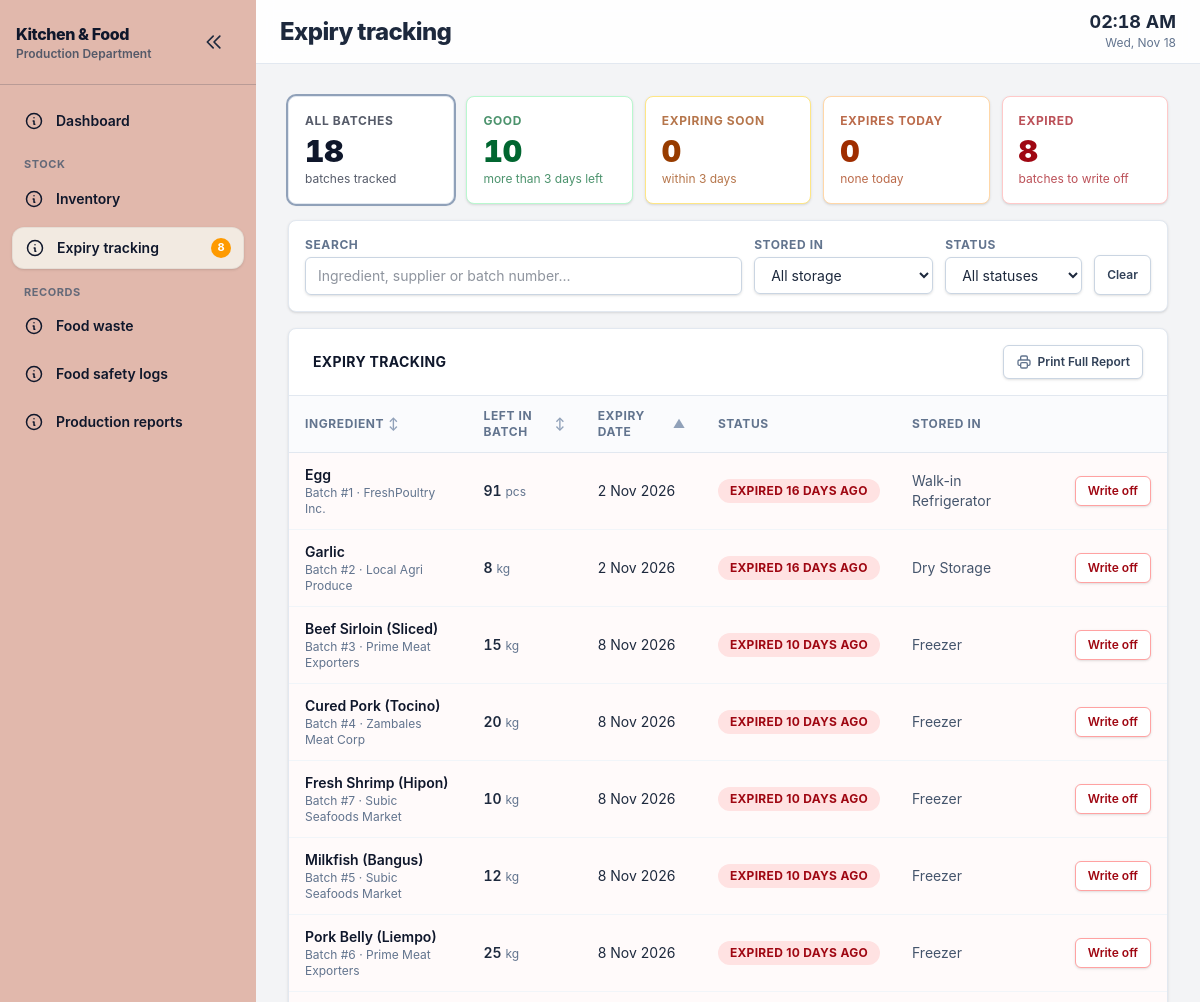
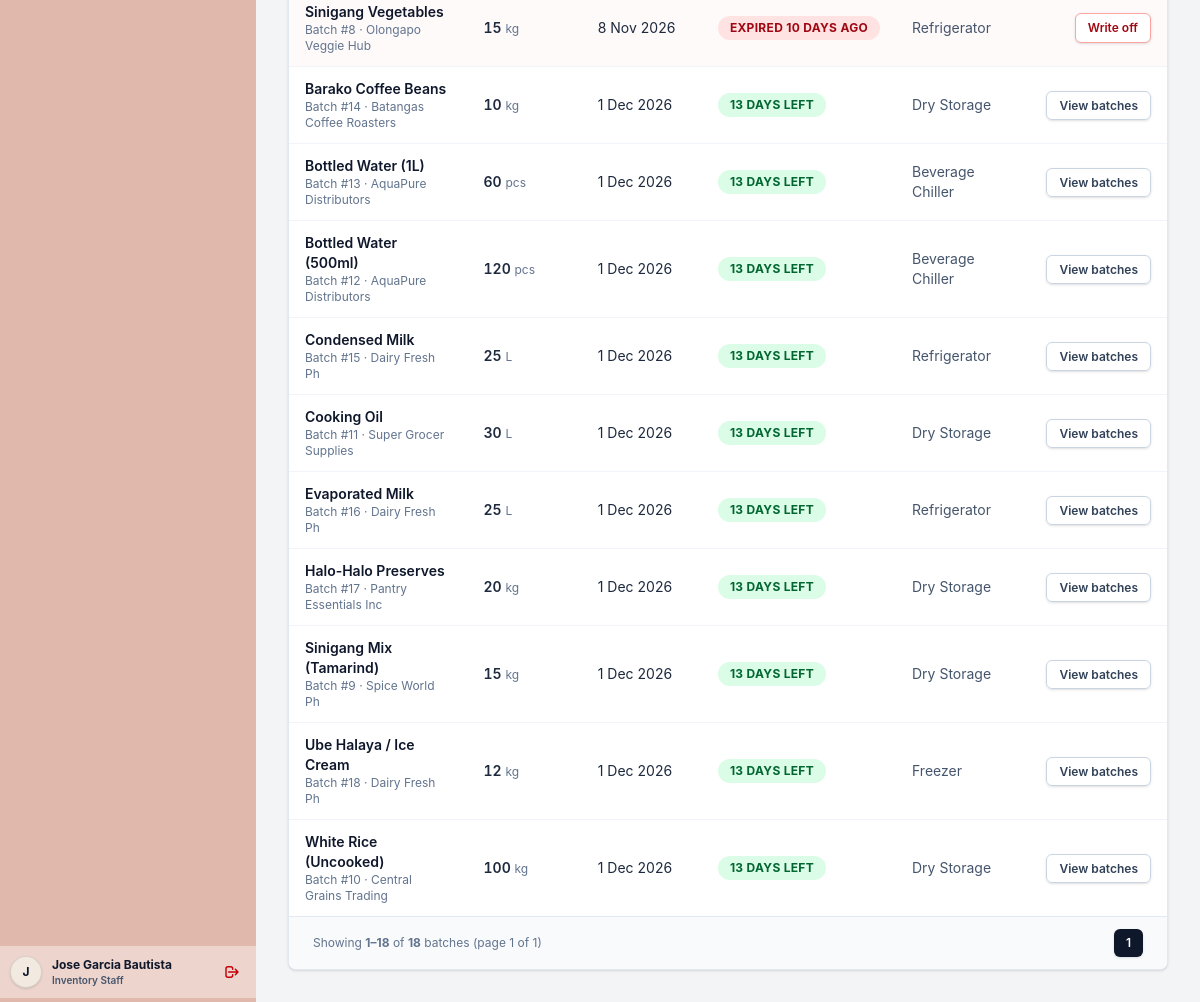
The app's page /index?page=expiry (signed in) with its own data (2 pictures, top to bottom).
### tables this page shows
CREATE TABLE IF NOT EXISTS users (
    id              INT UNSIGNED AUTO_INCREMENT PRIMARY KEY,
    email           VARCHAR(150)  NOT NULL UNIQUE,
    password        VARCHAR(255) NOT NULL,
    role            ENUM('A','C','I') NOT NULL,
    is_active       TINYINT(1) NOT NULL DEFAULT 1,
    first_name      VARCHAR(50)  NULL,
    middle_name     VARCHAR(50)  NULL,
    last_name       VARCHAR(50)  NULL,
    suffix          VARCHAR(10)  NULL,
    birthdate       DATE         NULL,
    address         VARCHAR(255) NULL,
    contact_number  VARCHAR(25)  NULL,
    created_at      TIMESTAMP    NOT NULL DEFAULT CURRENT_TIMESTAMP,
    updated_at      TIMESTAMP    NOT NULL DEFAULT CURRENT_TIMESTAMP ON UPDATE CURRENT_TIMESTAMP,
    last_login      TIMESTAMP    NULL DEFAULT NULL
);

CREATE TABLE IF NOT EXISTS stock_receipts (
    id                 INT UNSIGNED AUTO_INCREMENT PRIMARY KEY,
    ingredient_id      INT UNSIGNED NOT NULL,
    current_stock      DECIMAL(10,3) NOT NULL,
    quantity_remaining DECIMAL(10,3) NOT NULL,
    cost_per_unit      DECIMAL(10,2) NOT NULL DEFAULT 0.00,
    expiry_date        DATE NULL,
    invoice_number     VARCHAR(50) NULL,
    supplier           VARCHAR(100) NULL,
    notes              VARCHAR(255) NULL,
    received_by        INT UNSIGNED NOT NULL,
    received_at        TIMESTAMP NOT NULL DEFAULT CURRENT_TIMESTAMP,
    FOREIGN KEY (ingredient_id) REFERENCES ingredients(id),
    FOREIGN KEY (received_by)   REFERENCES users(id)
);

CREATE TABLE IF NOT EXISTS ingredients (
    id                          INT UNSIGNED AUTO_INCREMENT PRIMARY KEY,
    name                        VARCHAR(100) NOT NULL UNIQUE,
    sku                         VARCHAR(50)  NULL UNIQUE,
    category                    VARCHAR(50)  NOT NULL DEFAULT 'General',
    unit                        VARCHAR(20)  NOT NULL DEFAULT 'kg',
    reorder_level               DECIMAL(10,3) NOT NULL DEFAULT 0,
    current_stock               DECIMAL(10,3) NOT NULL DEFAULT 0,
    storage_location            VARCHAR(80) NOT NULL DEFAULT 'General',
    is_active                   TINYINT(1) NOT NULL DEFAULT 1,
    created_at                  TIMESTAMP NOT NULL DEFAULT CURRENT_TIMESTAMP,
    updated_at                  TIMESTAMP NOT NULL DEFAULT CURRENT_TIMESTAMP ON UPDATE CURRENT_TIMESTAMP,
    deleted_at                  TIMESTAMP NULL DEFAULT NULL
);

### sections/expiry.php (the view, shortened to what the rows shown need)
<?php
$sortBy      = trim($_GET['sort'] ?? 'expiry');
$sortDir     = strtolower(trim($_GET['dir'] ?? 'asc')) === 'desc' ? 'DESC' : 'ASC';
$pageNumber  = max(1, (int)($_GET['p'] ?? 1));
$limit       = 25;
$allowedSorts = [
    'name'   => 'i.name',
    'qty'    => 'r.quantity_remaining',
    'days'   => 'days_left',
    'expiry' => 'r.expiry_date'
];
$sqlSortCol = $allowedSorts[$sortBy] ?? 'r.expiry_date';
$whereSql = 'WHERE r.quantity_remaining > 0 AND r.expiry_date IS NOT NULL';
$params = [];
$countStmt = $pdo->prepare("SELECT COUNT(*) FROM stock_receipts r JOIN ingredients i ON i.id = r.ingredient_id $whereSql");
$countStmt->execute($params);
$totalFilteredRows = (int) $countStmt->fetchColumn();
$totalPages = max(1, (int) ceil($totalFilteredRows / $limit));
$pageNumber = min($pageNumber, $totalPages);
$offset     = ($pageNumber - 1) * $limit;
$dataSql = "SELECT r.id, r.ingredient_id, r.quantity_remaining, r.expiry_date, r.supplier, i.name, i.unit, i.storage_location,
                   DATEDIFF(r.expiry_date, CURDATE()) AS days_left
            FROM stock_receipts r
            JOIN ingredients i ON i.id = r.ingredient_id
            $whereSql
            ORDER BY $sqlSortCol $sortDir, i.name ASC
            LIMIT :limit OFFSET :offset";
$stmt = $pdo->prepare($dataSql);
$stmt->bindValue(':limit', $limit, PDO::PARAM_INT);
$stmt->bindValue(':offset', $offset, PDO::PARAM_INT);
$stmt->execute();
$rows = $stmt->fetchAll();
function sort_url(string $col): string {
    $params = $_GET;
    $currentSort = $_GET['sort'] ?? 'expiry';
    $currentDir  = strtolower($_GET['dir'] ?? 'asc');
    $nextDir = ($currentSort === $col && $currentDir === 'asc') ? 'desc' : 'asc';
    $params['sort'] = $col;
    $params['dir']  = $nextDir;
    unset($params['p']);
    return 'index?' . http_build_query($params);
}
$canReceive  = can('receiving');
?>
<div id="expResults" class="mt-4 rounded-lg border border-slate-200 bg-white shadow-sm overflow-hidden">
    <div class="flex items-center justify-between border-b border-slate-200 px-6 py-4">
        <div>
            <h2 class="font-bold text-slate-900 uppercase tracking-wide text-sm">Expiry Tracking</h2>
        </div>
    </div>
    <div class="overflow-x-auto">
        <table class="w-full text-left text-sm print:hidden">
            <thead class="border-b border-slate-200 bg-slate-50/70 text-xs font-bold uppercase tracking-wider text-slate-500">
                <tr>
                    <th class="px-4 py-3">
                        <a href="<?= sort_url('name') ?>" class="group inline-flex items-center gap-1 hover:text-slate-900">
                            Ingredient
                            <span class="text-slate-400 group-hover:text-slate-600"><?= $sortBy === 'name' ? ($sortDir === 'ASC' ? '▲' : '▼') : '↕' ?></span>
                        </a>
                    </th>
                    <th class="px-4 py-3">
                        <a href="<?= sort_url('qty') ?>" class="group inline-flex items-center gap-1 hover:text-slate-900">
                            Left in batch
                            <span class="text-slate-400 group-hover:text-slate-600"><?= $sortBy === 'qty' ? ($sortDir === 'ASC' ? '▲' : '▼') : '↕' ?></span>
                        </a>
                    </th>
                    <th class="px-4 py-3">
                        <a href="<?= sort_url('expiry') ?>" class="group inline-flex items-center gap-1 hover:text-slate-900">
                            Expiry date
                            <span class="text-slate-400 group-hover:text-slate-600"><?= $sortBy === 'expiry' ? ($sortDir === 'ASC' ? '▲' : '▼') : '↕' ?></span>
                        </a>
                    </th>
                    <th class="px-4 py-3">Status</th>
                    <th class="px-4 py-3">Stored in</th>
                    <th class="px-4 py-3 print:hidden"></th>
                </tr>
            </thead>
            <tbody class="divide-y divide-slate-100">
                <?php foreach ($rows as $b):
                    $d  = (int) $b['days_left'];
                    if ($d < 0)                 $bk = 'expired';
                    elseif ($d === 0)           $bk = 'today';
                    elseif ($d <= EXPIRY_WARN_DAYS) $bk = 'soon';
                    else                        $bk = 'good';
                ?>
                    <tr class="transition-colors hover:bg-slate-50 <?= $bk === 'expired' ? 'bg-red-50/40' : ($bk === 'today' ? 'bg-orange-50/40' : '') ?>">
                        <td class="px-4 py-3">
                            <?php if ($canReceive): ?>
                                <p class="font-semibold text-slate-900" title="Open batches and receiving for <?= e($b['name']) ?>"><?= e($b['name']) ?></p>
                            <?php else: ?><span class="font-semibold text-slate-900"><?= e($b['name']) ?></span><?php endif; ?>
                            <p class="text-xs text-slate-500">Batch #<?= (int) $b['id'] ?><?= !empty($b['supplier']) ? ' &middot; ' . e($b['supplier']) : '' ?></p>
                        </td>
                        <td class="px-4 py-3 font-semibold tabular-nums"><?= e(num($b['quantity_remaining'])) ?> <span class="text-xs font-normal text-slate-500"><?= e($b['unit']) ?></span></td>
                        <td class="whitespace-nowrap px-4 py-3"><?= e(date('j M Y', strtotime($b['expiry_date']))) ?></td>
                        <td class="px-4 py-3">
                            <?php if ($bk === 'expired'): ?><?= badge('Expired ' . abs($d) . ' day' . (abs($d) === 1 ? '' : 's') . ' ago', 'red') ?>
                            <?php elseif ($bk === 'today'): ?><?= badge('Expires today', 'red') ?>
                            <?php elseif ($bk === 'soon'): ?><?= badge("Expires in $d day" . ($d === 1 ? '' : 's'), 'amber') ?>
                            <?php else: ?><?= badge("$d days left", 'green') ?><?php endif; ?>
                        </td>
                        <td class="px-4 py-3 text-slate-600"><?= e($b['storage_location']) ?></td>
                        <td class="whitespace-nowrap px-4 py-3 text-right print:hidden">
                            <?php if ($bk === 'expired'): ?>
                                <button type="button" class="rounded-md border border-red-300 bg-white px-3 py-1.5 text-xs font-semibold text-red-800 shadow-sm hover:bg-red-50" onclick="openDeleteModal(<?= e(json_encode('Expired batch #' . $b['id'] . ' (' . $b['name'] . ', ' . num($b['quantity_remaining']) . ' ' . $b['unit'] . ')', JSON_UNESCAPED_UNICODE)) ?>, <?= (int) $b['id'] ?>, 'expiry_writeoff')">Write off</button>
                            <?php elseif ($canReceive): ?>
                                <a href="index?page=receiving&ingredient=<?= (int) $b['ingredient_id'] ?>" class="rounded-md border border-slate-300 bg-white px-3 py-1.5 text-xs font-semibold text-slate-700 shadow-sm hover:bg-slate-50">View batches</a>
                            <?php endif; ?>
                        </td>
                    </tr>
                <?php endforeach; ?>
            </tbody>
        </table>
    </div>
</div>

### includes/auth.php (shortened to what the rows shown need)
<?php
function can(string $permission): bool {
    return in_array($permission, PERMISSIONS[$_SESSION['role'] ?? ''] ?? [], true);
}
function e($v): string {
    return htmlspecialchars((string) $v, ENT_QUOTES, 'UTF-8');
}
function num($v, int $decimals = 3): string {
    return rtrim(rtrim(number_format((float) $v, $decimals, '.', ''), '0'), '.');
}
function badge(string $text, string $tone = 'gray'): string {
    $tones = [
        'gray'  => 'bg-slate-100 text-slate-700',
        'red'   => 'bg-red-100 text-red-800',
        'amber' => 'bg-amber-100 text-amber-800',
        'green' => 'bg-green-100 text-green-800',
        'blue'  => 'bg-blue-100 text-blue-800',
    ];
    return '<span class="inline-block whitespace-nowrap rounded-full px-3 py-1 text-xs font-bold uppercase tracking-wide '
         . ($tones[$tone] ?? $tones['gray']) . '">' . e($text) . '</span>';
}

### includes/sidebar.php (shortened to what the rows shown need)
<?php
$stmt = $pdo->prepare('SELECT first_name, middle_name, last_name, suffix, role FROM users WHERE id = :id');
$stmt->execute([':id' => $userId]);
$currentUser = $stmt->fetch();
$fullName = $currentUser ? trim(implode(' ', array_filter([$currentUser['first_name'], $currentUser['middle_name'], $currentUser['last_name'], $currentUser['suffix']]))) : '';
$name = $fullName ?: 'Unknown';
$userRoleLabel = $currentUser ? e(ROLE_LABELS[$currentUser['role']] ?? $currentUser['role']) : '';
$sidebarCollapsed = isset($_SESSION['sidebar_collapsed']) && $_SESSION['sidebar_collapsed'];
?>
<aside id="sidebar" class="fixed inset-y-0 left-0 z-40 hidden w-full shrink-0 flex-col bg-dusky text-black md:static md:flex print:hidden transition-all duration-300 ease-in-out <?= $sidebarCollapsed ? 'md:w-20' : 'md:w-64' ?>">
    <div class="mt-auto max-h-24 py-1 custom-scrollbar sidebar-user-profile">
        <div class="sidebar-user-container flex items-center justify-between gap-2 min-w-max bg-white/40 p-2.5">
            <div class="flex items-center gap-2.5 min-w-0">
                <div class="w-8 h-8 rounded-full bg-khaki flex items-center justify-center text-slate-900 font-bold text-xs shrink-0 border border-black/10 shadow-sm relative group/avatar">
                    <?= strtoupper($name[0] ?? 'U') ?>
                </div>
                <div class="min-w-0 sidebar-user-info">
                    <p class="text-xs font-bold text-slate-900" title="<?= $name ?>"> <?= $name ?></p>
                    <p class="text-[10px] font-semibold text-slate-600 truncate max-w-[110px]" title="<?= $userRoleLabel ?>"><?= $userRoleLabel ?></p>
                </div>
            </div>
        </div>
    </div>
</aside>

### records on screen
users: first_name+middle_name+last_name "J", name "Jose Garcia Bautista", role "Inventory Staff"
stock_receipts: ingredient.name "Egg", id "1", supplier "FreshPoultry Inc.", quantity_remaining "91", ingredient.unit "pcs", expiry_date "2 Nov 2026", text "EXPIRED 16 DAYS AGO", ingredient.storage_location "Walk-in Refrigerator"
stock_receipts: ingredient.name "Garlic", id "2", supplier "Local Agri Produce", quantity_remaining "8", ingredient.unit "kg", expiry_date "2 Nov 2026", text "EXPIRED 16 DAYS AGO", ingredient.storage_location "Dry Storage"
stock_receipts: ingredient.name "Beef Sirloin (Sliced)", id "3", supplier "Prime Meat Exporters", quantity_remaining "15", ingredient.unit "kg", expiry_date "8 Nov 2026", text "EXPIRED 10 DAYS AGO", ingredient.storage_location "Freezer"
stock_receipts: ingredient.name "Cured Pork (Tocino)", id "4", supplier "Zambales Meat Corp", quantity_remaining "20", ingredient.unit "kg", expiry_date "8 Nov 2026", text "EXPIRED 10 DAYS AGO", ingredient.storage_location "Freezer"
stock_receipts: ingredient.name "Fresh Shrimp (Hipon)", id "7", supplier "Subic Seafoods Market", quantity_remaining "10", ingredient.unit "kg", expiry_date "8 Nov 2026", text "EXPIRED 10 DAYS AGO", ingredient.storage_location "Freezer"
stock_receipts: ingredient.name "Milkfish (Bangus)", id "5", supplier "Subic Seafoods Market", quantity_remaining "12", ingredient.unit "kg", expiry_date "8 Nov 2026", text "EXPIRED 10 DAYS AGO", ingredient.storage_location "Freezer"
stock_receipts: ingredient.name "Pork Belly (Liempo)", id "6", supplier "Prime Meat Exporters", quantity_remaining "25", ingredient.unit "kg", expiry_date "8 Nov 2026", text "EXPIRED 10 DAYS AGO", ingredient.storage_location "Freezer"
stock_receipts: ingredient.name "Sinigang Vegetables", id "8", supplier "Olongapo Veggie Hub", quantity_remaining "15", ingredient.unit "kg", expiry_date "8 Nov 2026", text "EXPIRED 10 DAYS AGO", ingredient.storage_location "Refrigerator"
stock_receipts: ingredient.name "Barako Coffee Beans", id "14", supplier "Batangas Coffee Roasters", quantity_remaining "10", ingredient.unit "kg", expiry_date "1 Dec 2026", text "13 DAYS LEFT", ingredient.storage_location "Dry Storage"
stock_receipts: ingredient.name "Bottled Water (1L)", id "13", supplier "AquaPure Distributors", quantity_remaining "60", ingredient.unit "pcs", expiry_date "1 Dec 2026", text "13 DAYS LEFT", ingredient.storage_location "Beverage Chiller"
stock_receipts: ingredient.name "Bottled Water (500ml)", id "12", supplier "AquaPure Distributors", quantity_remaining "120", ingredient.unit "pcs", expiry_date "1 Dec 2026", text "13 DAYS LEFT", ingredient.storage_location "Beverage Chiller"
stock_receipts: ingredient.name "Condensed Milk", id "15", supplier "Dairy Fresh Ph", quantity_remaining "25", ingredient.unit "L", expiry_date "1 Dec 2026", text "13 DAYS LEFT", ingredient.storage_location "Refrigerator"
stock_receipts: ingredient.name "Cooking Oil", id "11", supplier "Super Grocer Supplies", quantity_remaining "30", ingredient.unit "L", expiry_date "1 Dec 2026", text "13 DAYS LEFT", ingredient.storage_location "Dry Storage"
stock_receipts: ingredient.name "Evaporated Milk", id "16", supplier "Dairy Fresh Ph", quantity_remaining "25", ingredient.unit "L", expiry_date "1 Dec 2026", text "13 DAYS LEFT", ingredient.storage_location "Refrigerator"
stock_receipts: ingredient.name "Halo-Halo Preserves", id "17", supplier "Pantry Essentials Inc", quantity_remaining "20", ingredient.unit "kg", expiry_date "1 Dec 2026", text "13 DAYS LEFT", ingredient.storage_location "Dry Storage"
stock_receipts: ingredient.name "Sinigang Mix (Tamarind)", id "9", supplier "Spice World Ph", quantity_remaining "15", ingredient.unit "kg", expiry_date "1 Dec 2026", text "13 DAYS LEFT", ingredient.storage_location "Dry Storage"
stock_receipts: ingredient.name "Ube Halaya / Ice Cream", id "18", supplier "Dairy Fresh Ph", quantity_remaining "12", ingredient.unit "kg", expiry_date "1 Dec 2026", text "13 DAYS LEFT", ingredient.storage_location "Freezer"
stock_receipts: ingredient.name "White Rice (Uncooked)", id "10", supplier "Central Grains Trading", quantity_remaining "100", ingredient.unit "kg", expiry_date "1 Dec 2026", text "13 DAYS LEFT", ingredient.storage_location "Dry Storage"

### other values on screen
$label "Dashboard"
$title "STOCK"
$label "Inventory"
$label "Expiry tracking"
$counts[$countKey] "8"
$title "RECORDS"
$label "Food waste"
$label "Food safety logs"
$label "Production reports"
$pageTitle "Expiry tracking"
$label "ALL BATCHES"
$n "18"
$sub "batches tracked"
$label "GOOD"
$n "10"
